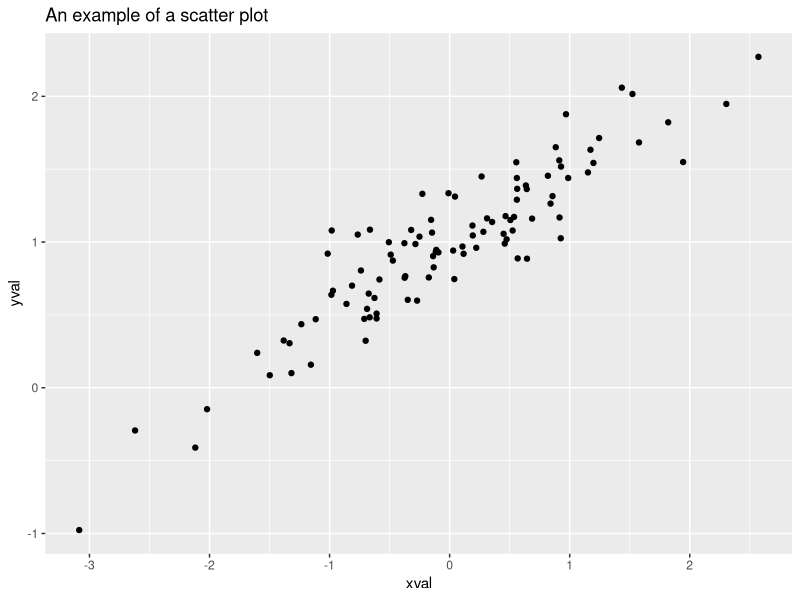

Write R code to recreate this figure.
## ---- chunk 1
knitr::opts_chunk$set(echo = TRUE)
library(tidyverse)
## ---- chunk 2
dat <- tibble(xval=rnorm(100),yval=1+0.5*xval+0.2*rnorm(100))
ggplot(data=dat, mapping=aes(x=xval,y=yval)) +
    geom_point() + ggtitle("An example of a scatter plot")
